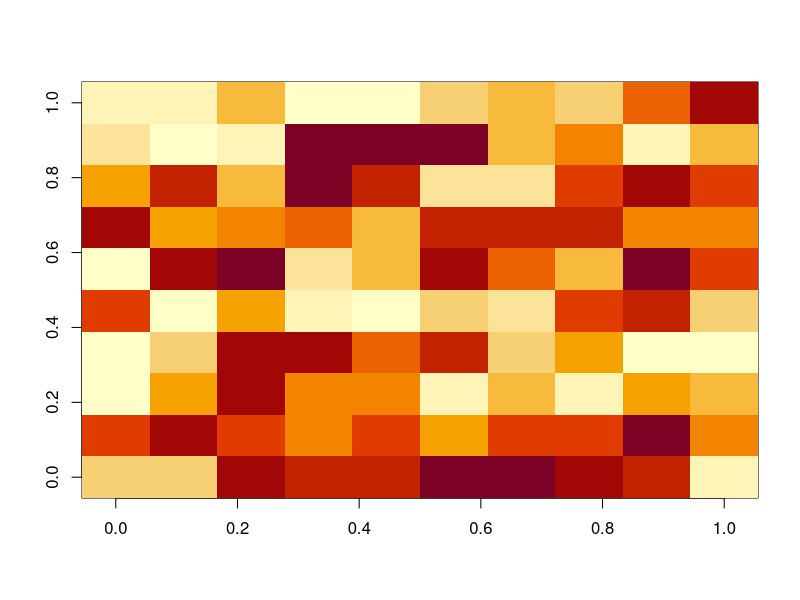
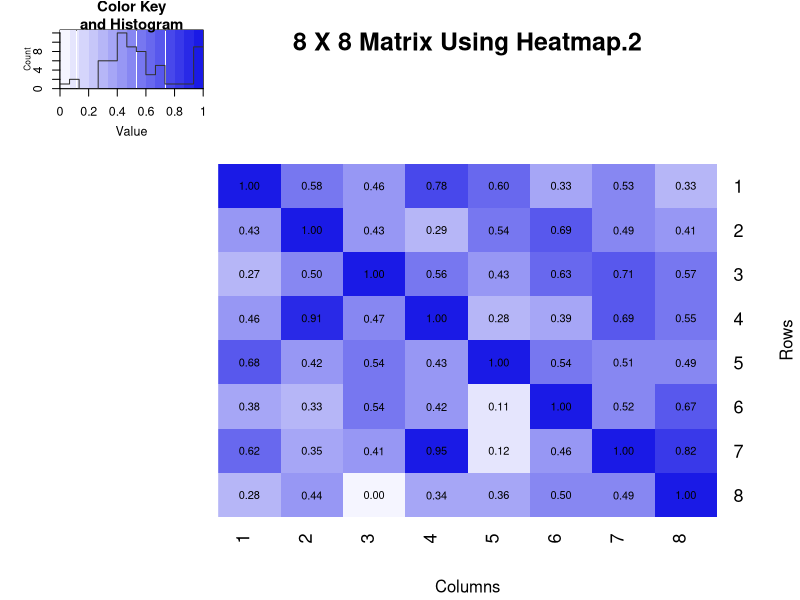
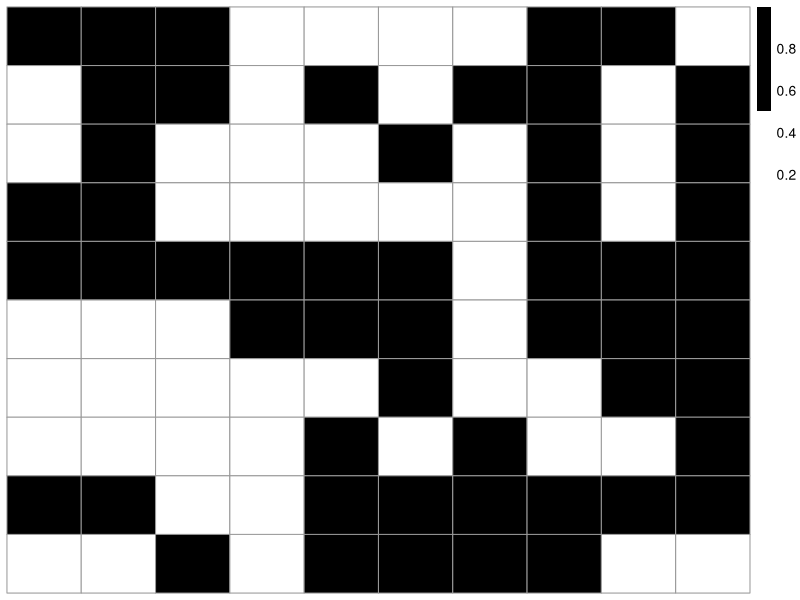

Write R code to recreate these figures, in order. (Note: this script raises an error after producing the figures.)
# Visualisation

m = matrix(runif(100),10,10)
image(m)

#http://stackoverflow.com/questions/5638462/r-image-of-a-pixel-matrix

library(gplots)

#Build the matrix data to look like a correlation matrix
x <- matrix(rnorm(64), nrow=8)
x <- (x - min(x))/(max(x) - min(x)) #Scale the data to be between 0 and 1
for (i in 1:8) x[i, i] <- 1.0 #Make the diagonal all 1's

#Format the data for the plot
xval <- formatC(x, format="f", digits=2)
pal <- colorRampPalette(c(rgb(0.96,0.96,1), rgb(0.1,0.1,0.9)), space = "rgb")

#Plot the matrix
x_hm <- heatmap.2(x, Rowv=FALSE, Colv=FALSE, dendrogram="none", 
                  main="8 X 8 Matrix Using Heatmap.2", xlab="Columns", ylab="Rows", 
                  col=pal, tracecol="#303030", trace="none", cellnote=xval, notecol="black", 
                  notecex=0.8, keysize = 1.5, margins=c(5, 5))

#  Heatmap

library(pheatmap)

# Create a 10x10 matrix of random numbers
m = matrix(runif(100), 10, 10)

# Save output to jpeg
jpeg("heatmap.jpg")

pheatmap(m, cluster_row = FALSE, cluster_col = FALSE, color=gray.colors(2,start=1,end=0))

dev.off()

#https://www.dezyre.com/data-science-in-r-programming-tutorial/data-visualizations-tools-r

# ------------
library(lattice)
levelplot(matrix)
attach(mtcars)
gear.f<-factor(gear,levels=c(3,4,5),
               labels=c("3gears","4gears","5gears")) 

cyl.f <-factor(cyl,levels=c(4,6,8),
               labels=c("4cyl","6cyl","8cyl")) 
densityplot(~mpg, 
            main="Density Plot", 
            xlab="Miles per Gallon")
densityplot(~mpg|cyl.f, 
            main="Density Plot by Number of Cylinders",
            xlab="Miles per Gallon")

densityplot(~mpg|cyl.f,
            main="Density Plot by Numer of Cylinders",
            xlab="Miles per Gallon", 
            layout=c(1,3))
bwplot(cyl.f~mpg|gear.f,
       ylab="Cylinders", xlab="Miles per Gallon", 
       main="Mileage by Cylinders and Gears", 
       layout=(c(1,3)))
xyplot(mpg~wt|cyl.f*gear.f, 
       main="Scatterplots by Cylinders and Gears", 
       ylab="Miles per Gallon", xlab="Car Weight")

cloud(mpg~wt*qsec|cyl.f, 
      main="3D Scatterplot by Cylinders")

dotplot(cyl.f~mpg|gear.f, 
        main="Dotplot Plot by Number of Gears and Cylinders",
        xlab="Miles Per Gallon")

splom(mtcars[c(1,3,4,5,6)],
      main="MTCARS Data")
